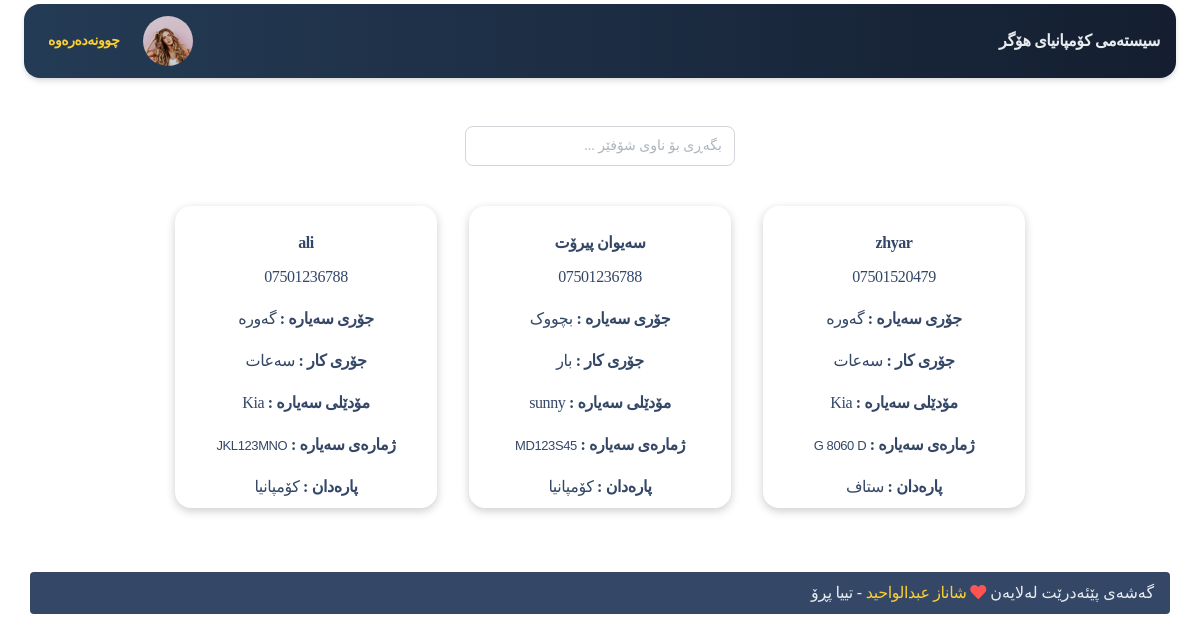
The page /app/drivers.php (signed in) on the database as committed earlier.
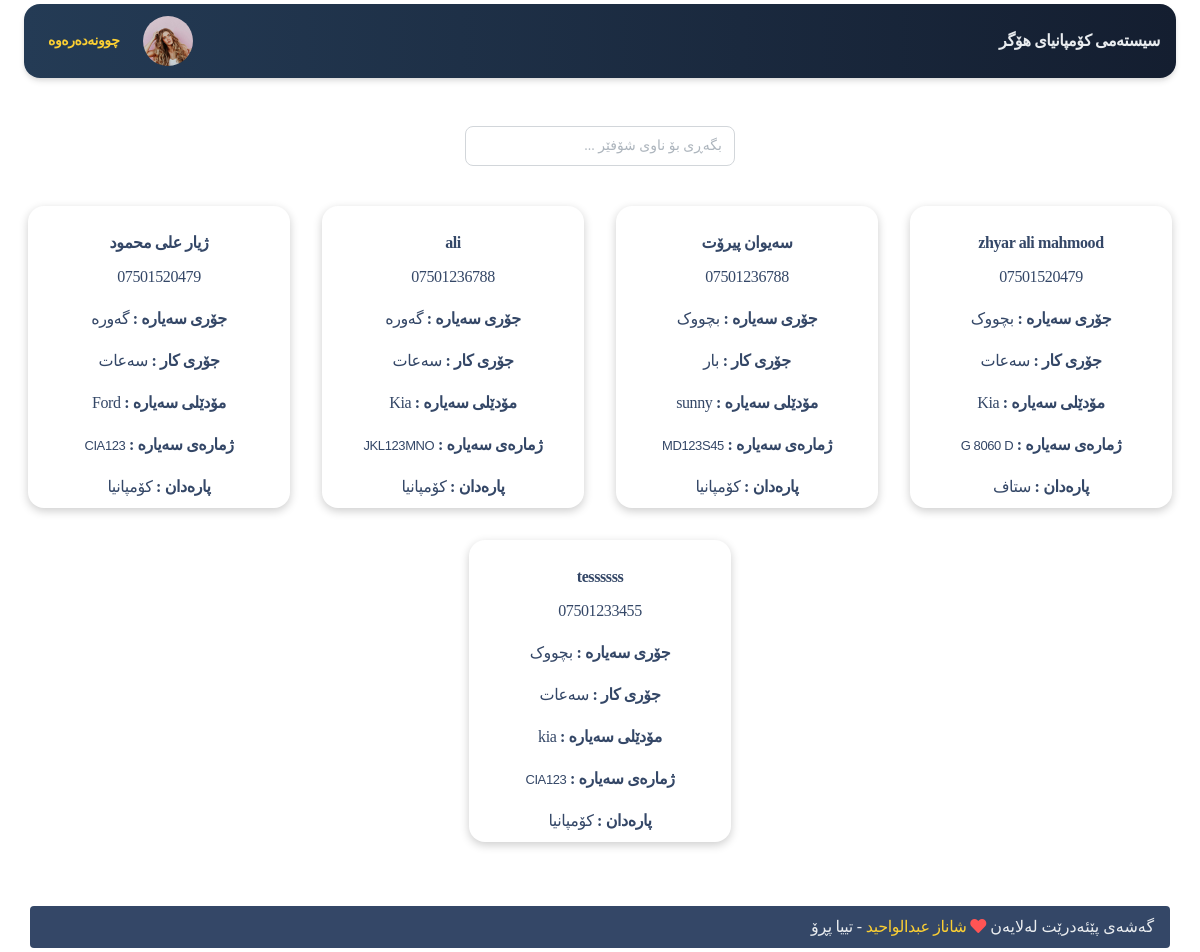
The same page on the database as committed later.
### tables this page shows
CREATE TABLE `system` (
  `id` int(11) NOT NULL,
  `name` text NOT NULL,
  `avatar` text NOT NULL
);

CREATE TABLE `drivers` (
  `id` int(11) NOT NULL,
  `name` varchar(200) NOT NULL,
  `car_type` varchar(50) NOT NULL,
  `car_model` varchar(100) NOT NULL,
  `car_number` varchar(255) NOT NULL,
  `phone` varchar(11) NOT NULL,
  `work_type` varchar(50) NOT NULL,
  `money_owner` varchar(50) NOT NULL,
  `currency_type` varchar(255) NOT NULL
);

### server/helper.php (called while the page is built, shortened)
<?php
include_once("conn.php");
?>
<?php
function show($sql) {
	global $conn;
	$get =  mysqli_query($conn,$sql);
	$result=[];
	while ($row=mysqli_fetch_assoc($get)) {
		$result[]=$row;
	}
	return $result;
}

### app/drivers.php (the view, shortened to what this page needs)
<?php require_once('header.php'); ?>
<div class="container-fluid ">
<div class="row d-flex justify-content-center">
<div class="form-group col-10 col-lg-3 col-md-8">
    <input type="text" id="search" class="form-control " placeholder="بگەڕی بۆ ناوی شۆفێر ...">
</div>
<div class="container-fluid mt-2">
<div class="row d-flex justify-content-center" id="result">
<?php
$drivers = show(" SELECT * FROM drivers ");
foreach ($drivers as $driver) {
  $id = $driver['id'];
  $name = $driver['name'];
  $car_type = $driver['car_type'];
  $car_model = $driver['car_model'];
  $car_number = $driver['car_number'];
  $phone = $driver['phone'];
  $work_type = $driver['work_type'];
  $money_owner = $driver['money_owner'];
?>
<div class=" col-6 col-sm-6 col-md-4 col-lg-3  col-xl-3  text-center mt-5 mt-lg-0 p-3">
 <a href="view_driver.php?driver_id=<?=$id?>">
<div class="card " style="box-shadow: 0 3px 10px rgb(0 0 0 / 0.2) !important;">
<div class="card-body pb-2">
<h6 class="card-title"><?=$name?></h6>
<p class="card-text"><?=$phone;?></p>
<p class="card-text"> <strong>جۆری سەیارە :</strong> <?=$car_type;?></p>
<p class="card-text"> <strong>جۆری کار :</strong> <?=$work_type?></p>
<p class="card-text"> <strong>مۆدێلی سەیارە :</strong> <?=$car_model?></p>
<p class="card-text"> <strong>ژمارەی سەیارە :</strong> <span style="font-family:sans-serif !important;font-size:13px"><?=$car_number?></span></p>
<p class="card-text"> <strong> پارەدان :</strong> <?=$money_owner?></p>
</div>
</div>
</a>
</div>
<?php
}
?>
</div>
<?php require_once('footer.php'); ?>

### app/header.php (shortened to what this page needs)
<?php
require_once('../server/helper.php') ;
  ?>
<!DOCTYPE html>
<html dir="rtl">
<head>
  <link href="../assets/css/nucleo-icons.css" rel="stylesheet" />
  <link href="../assets/css/nucleo-svg.css" rel="stylesheet" />
  <link href="../assets/font-awesome/all.css" rel="stylesheet" />
  <link href="../assets/css/nucleo-svg.css" rel="stylesheet" />
  <link id="pagestyle" href="../assets/css/soft-ui-dashboard.css?v=1.0.3" rel="stylesheet" />
  <link id="pagestyle" href="../assets/css/style.css" rel="stylesheet" />
  <link rel="stylesheet" href="../assets/css/datatables.css">
  <link rel="stylesheet" href="../assets/css/datatables.min.css">
</head>
<body class="g-sidenav-show">
  <main class="main-content position-relative max-height-vh-100 h-100 mt-1 border-radius-lg ">
    <nav class="navbar navbar-main navbar-expand-lg px-0 mx-4 shadow bg-first border-radius-xl" id="navbarBlur" navbar-scroll="true">
      <div class="container-fluid py-1 px-3">
      <nav aria-label="breadcrumb">
        <?php $select = show(" SELECT * FROM system ");
      foreach($select as $row) {
          $name = $row['name'];
?>
          <a href="index.php" class="font-weight-bolder mb-0 text-light">  <?=$name;?> </a>
          <?php }  ?>
        </nav>
        <div class="collapse navbar-collapse" dir="ltr" id="navbar">
          <ul class="navbar-nav" dir="rtl" >
            <li class="nav-item px-3 d-flex align-items-center">
              <a href="profile.php" class="nav-link text-body p-0 ">
              <img src="../assets/img/pro/team-1.jpg" width="50" class="img-fluid rounded-circle " alt="">
              </a>
            </li>
            <li class="nav-item d-flex align-items-center">
              <a href="logout.php" class="nav-link text-body font-weight-bold px-0">
                <span class="d-sm-inline p-2 text-warning">چوونەدەرەوە</span>
              </a>
            </li>
              </ul>
        </div>
      </div>
    </nav>

Rows that differ between the two databases and show on the page:
changed drivers "ستاف": name "zhyar" → "zhyar ali mahmood"; car_type "گەورە" → "بچووک"
added drivers: name "ژیار علی محمود", phone "07501520479", car_type "گەورە", work_type "سەعات", car_model "Ford", car_number "CIA123", money_owner "کۆمپانیا"
added drivers: name "tessssss", phone "07501233455", car_type "بچووک", work_type "سەعات", car_model "kia", car_number "CIA123", money_owner "کۆمپانیا"
